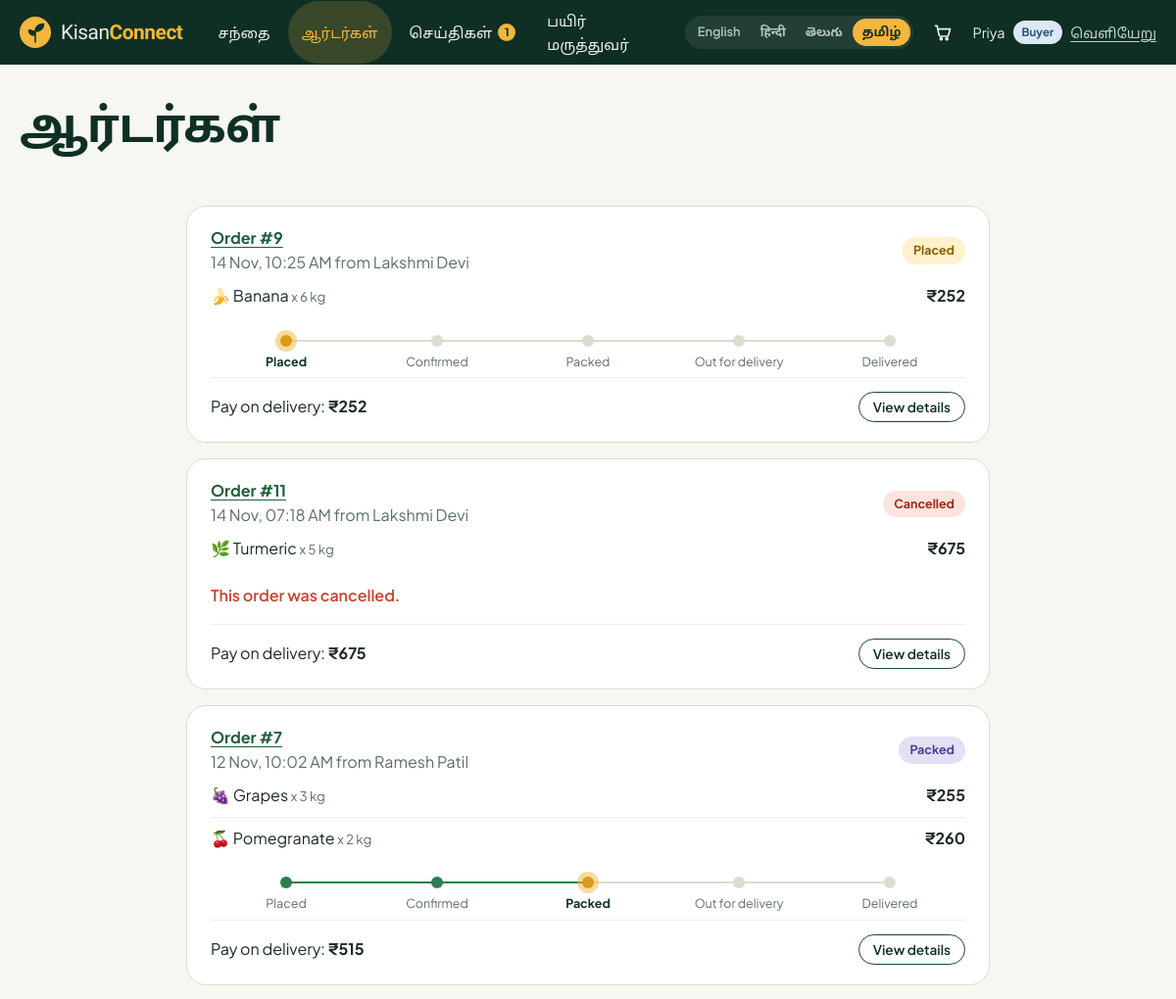
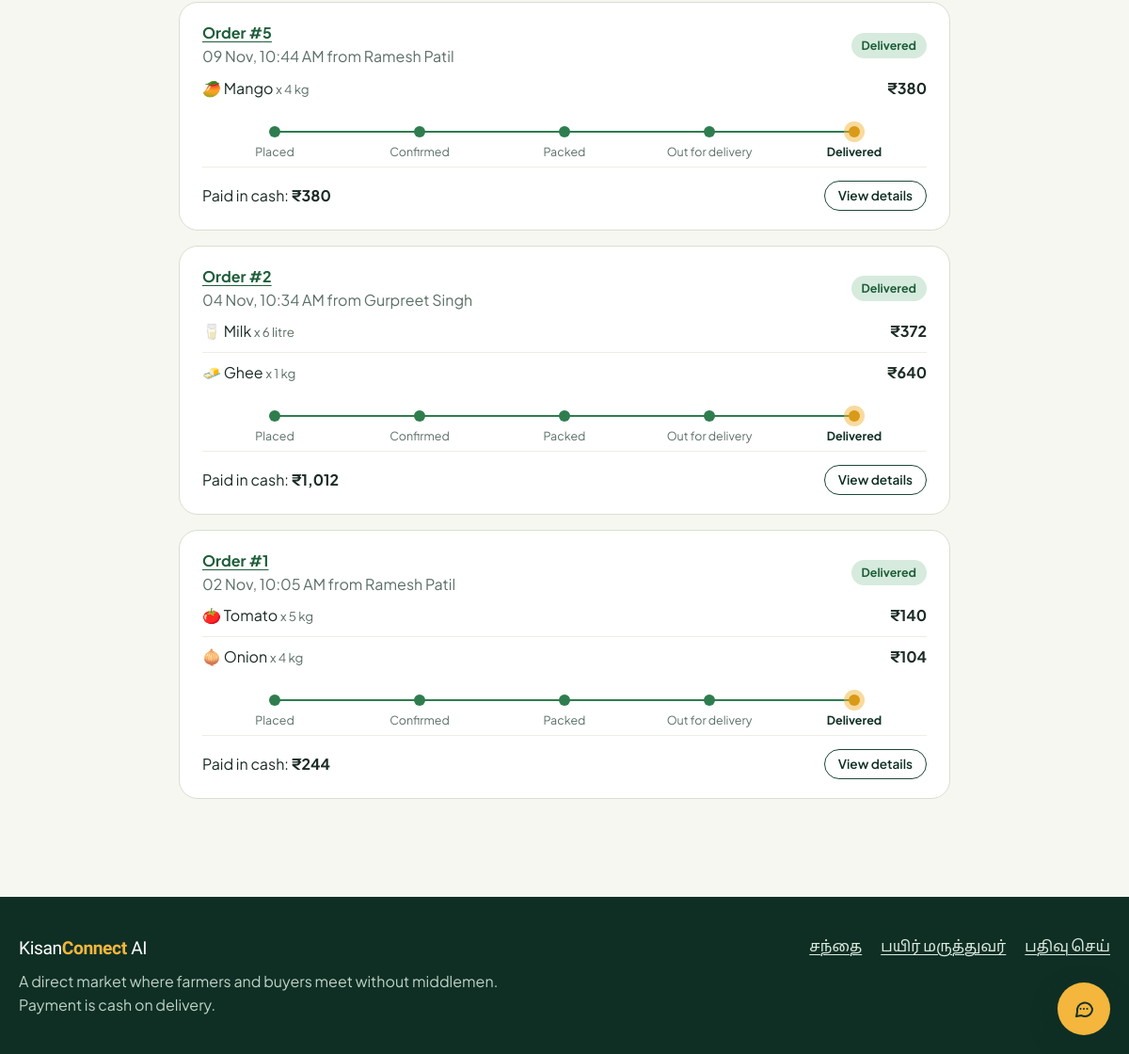
Page /orders (signed in) on the committed database (2 pictures, top to bottom).
### tables this page shows
CREATE TABLE users(
  id INTEGER PRIMARY KEY AUTOINCREMENT,
  username TEXT UNIQUE NOT NULL, password_hash TEXT NOT NULL,
  name TEXT NOT NULL, role TEXT NOT NULL CHECK(role IN ('admin','farmer','buyer')),
  phone TEXT, village TEXT, address TEXT, language TEXT DEFAULT 'en',
  status TEXT NOT NULL DEFAULT 'active', cod_blocked INTEGER NOT NULL DEFAULT 0,
  created_at TEXT NOT NULL);

CREATE TABLE orders(
  id INTEGER PRIMARY KEY AUTOINCREMENT,
  buyer_id INTEGER NOT NULL REFERENCES users(id), seller_id INTEGER NOT NULL REFERENCES users(id),
  total REAL NOT NULL, status TEXT NOT NULL DEFAULT 'Placed',
  payment_method TEXT NOT NULL DEFAULT 'COD', payment_status TEXT NOT NULL DEFAULT 'Pending',
  address TEXT NOT NULL, phone TEXT NOT NULL, note TEXT, created_at TEXT NOT NULL);

CREATE TABLE order_items(
  id INTEGER PRIMARY KEY AUTOINCREMENT,
  order_id INTEGER NOT NULL REFERENCES orders(id), product_id INTEGER NOT NULL REFERENCES products(id),
  name TEXT NOT NULL, emoji TEXT, price REAL NOT NULL, qty INTEGER NOT NULL, unit TEXT NOT NULL);

### app.py (the view)
@app.route("/orders")
@role_required()
def orders():
    rows = q("""SELECT o.*, s.name AS seller_name FROM orders o JOIN users s ON s.id=o.seller_id
                WHERE o.buyer_id=? ORDER BY o.created_at DESC""", (g.user["id"],))
    data = [dict(o=o, lines=order_items_for(o["id"])) for o in rows]
    return render_template("orders.html", data=data)

### app.py (called while the page is built)
def get_db():
    if "db" not in g:
        g.db = sqlite3.connect(DB_PATH)
        g.db.row_factory = sqlite3.Row
        g.db.execute("PRAGMA foreign_keys=ON")
    return g.db

def q(sql, args=(), one=False):
    cur = get_db().execute(sql, args)
    rows = cur.fetchall()
    cur.close()
    if one:
        return rows[0] if rows else None
    return rows

def role_required(*roles):
    def deco(fn):
        @wraps(fn)
        def wrapper(*a, **k):
            if not g.user:
                flash("Log in to continue.", "info")
                return redirect(url_for("login", next=request.path))
            if roles and g.user["role"] != "admin" and g.user["role"] not in roles:
                abort(403)
            return fn(*a, **k)
        return wrapper
    return deco

def csrf_token():
    if "_csrf" not in session:
        session["_csrf"] = secrets.token_hex(16)
    return session["_csrf"]

@app.before_request
def load_user():
    g.user = None
    uid = session.get("uid")
    if uid:
        user = q("SELECT * FROM users WHERE id=?", (uid,), one=True)
        if user and user["status"] != "blocked":
            g.user = user
        else:
            session.pop("uid", None)
    if request.method == "POST":
        token = request.form.get("_csrf") or request.headers.get("X-CSRF-Token", "")
        if not token or not secrets.compare_digest(token, session.get("_csrf", "")):
            abort(400)

@app.context_processor
def inject():
    lang = session.get("lang") or (g.user["language"] if g.user else "en")
    if lang not in LANG_NAMES:
        lang = "en"
    def t(key):
        row = TRANSLATIONS.get(key, {})
        return row.get(lang) or row.get("en") or key
    cart = session.get("cart", {})
    unread = 0
    if g.user:
        unread = q("SELECT COUNT(*) c FROM messages WHERE receiver_id=? AND is_read=0", (g.user["id"],), one=True)["c"]
    return dict(t=t, lang=lang, lang_names=LANG_NAMES, csrf_token=csrf_token, me=g.user,
                cart_count=sum(cart.values()), unread_count=unread, categories=CATEGORIES,
                order_flow=ORDER_FLOW, year=datetime.now().year)

@app.template_filter("inr")
def inr(value):
    try:
        value = float(value or 0)
    except (TypeError, ValueError):
        return "₹0"
    return "₹{:,.0f}".format(value) if value == int(value) or value >= 1000 else "₹{:,.1f}".format(value)

def order_items_for(oid):
    return q("SELECT * FROM order_items WHERE order_id=?", (oid,))

### templates/orders.html (shortened to what this page needs)
{% extends "base.html" %}
{% from "_m.html" import pill, timeline with context %}
{% block content %}
<section class="page-head"><div class="wrap"><h1>{{ t('nav_orders') }}</h1></div></section>
<section class="section tight">
  <div class="wrap narrow">
    {% for d in data %}
    <article class="order-card">
      <header>
        <div><a href="{{ url_for('order_detail', oid=d.o.id) }}"><strong>Order #{{ d.o.id }}</strong></a>
          <span class="muted">{{ d.o.created_at|when }} from {{ d.o.seller_name }}</span></div>
        {{ pill(d.o.status) }}
      </header>
      <ul class="mini-list">
        {% for it in d.lines %}<li><span>{{ it.emoji }} {{ it.name }} <small class="muted">x {{ it.qty }} {{ it.unit }}</small></span><b>{{ (it.price * it.qty)|inr }}</b></li>{% endfor %}
      </ul>
      {{ timeline(d.o.status) }}
      <footer>
        <span>{{ 'Paid in cash' if d.o.payment_status == 'Collected' else 'Pay on delivery' }}: <b>{{ d.o.total|inr }}</b></span>
        <a class="btn btn-outline btn-sm" href="{{ url_for('order_detail', oid=d.o.id) }}">View details</a>
      </footer>
    </article>
    {% else %}
    <div class="empty-state"><h2>No orders yet</h2><p>Your orders and their delivery progress will show here.</p><a class="btn btn-primary" href="{{ url_for('shop') }}">{{ t('cta_shop') }}</a></div>
    {% endfor %}
  </div>
</section>
{% endblock %}

### templates/base.html (shortened to what this page needs)
<!doctype html>
<html lang="{{ lang }}">
<head>
  <link rel="stylesheet" href="{{ url_for('static', filename='css/style.css') }}">
</head>
<body class="{% block bodyclass %}{% endblock %}">
<header class="topbar">
  <div class="wrap topbar-in">
    <a class="brand" href="{{ url_for('landing') }}" aria-label="KisanConnect AI home">
      <span class="brand-name">Kisan<b>Connect</b></span>
    </a>
    <nav class="nav" id="nav" aria-label="Main">
      <a href="{{ url_for('shop') }}" class="{{ 'on' if request.path.startswith('/shop') or request.path.startswith('/product') }}">{{ t('nav_shop') }}</a>
      {% if me %}<a href="{{ url_for('orders') }}" class="{{ 'on' if request.path.startswith('/orders') }}">{{ t('nav_orders') }}</a>
      <a href="{{ url_for('chat') }}" class="{{ 'on' if request.path.startswith('/chat') }}">{{ t('nav_chat') }}{% if unread_count %}<span class="dot-count">{{ unread_count }}</span>{% endif %}</a>{% endif %}
      <a href="{{ url_for('crop_doctor') }}" class="{{ 'on' if request.path.startswith('/ai/crop') }}">{{ t('nav_doctor') }}</a>
    </nav>
    <div class="topbar-tools">
      <div class="lang" role="group" aria-label="Language">
        {% for code, label in lang_names.items() %}
          <a href="{{ url_for('set_lang', code=code, next=request.path) }}" class="{{ 'on' if code == lang }}" hreflang="{{ code }}" lang="{{ code }}">{{ label }}</a>
        {% endfor %}
      </div>
      {% if me %}
        <a class="cart-link" href="{{ url_for('cart') }}" aria-label="{{ t('nav_cart') }}">
          <svg viewBox="0 0 24 24" width="20" height="20" fill="none" stroke="currentColor" stroke-width="2" stroke-linecap="round" stroke-linejoin="round"><path d="M3 4h2l2.4 11.2a2 2 0 0 0 2 1.6h7.6a2 2 0 0 0 2-1.5L21 8H6.2"/><circle cx="10" cy="20" r="1.2"/><circle cx="17" cy="20" r="1.2"/></svg>
        </a>
        <div class="me">
          <span class="me-name">{{ me.name.split(' ')[0] }}</span>
          <span class="role-tag role-{{ me.role }}">{{ me.role }}</span>
          <form method="post" action="{{ url_for('logout') }}"><input type="hidden" name="_csrf" value="{{ csrf_token() }}"><button class="link-btn">{{ t('nav_logout') }}</button></form>
        </div>
      {% else %}
        <a class="btn btn-ghost btn-sm" href="{{ url_for('login') }}">{{ t('nav_login') }}</a>
        <a class="btn btn-primary btn-sm" href="{{ url_for('register') }}">{{ t('nav_register') }}</a>
      {% endif %}
    </div>
  </div>
</header>
{% block body %}<main id="main">{% block content %}{% endblock %}</main>{% endblock %}
<footer class="footer">
  <div class="wrap footer-in">
    <div>
      <span class="brand-name">Kisan<b>Connect</b> AI</span>
      <p>A direct market where farmers and buyers meet without middlemen. Payment is cash on delivery.</p>
    </div>
    <div class="footer-links">
      <a href="{{ url_for('shop') }}">{{ t('nav_shop') }}</a>
      <a href="{{ url_for('crop_doctor') }}">{{ t('nav_doctor') }}</a>
      <a href="{{ url_for('register') }}">{{ t('nav_register') }}</a>
    </div>
  </div>
</footer>
<button class="bot-fab" type="button" data-bot-open aria-label="{{ t('assistant_title') }}" aria-expanded="false" aria-controls="bot">
  <svg viewBox="0 0 24 24" width="24" height="24" fill="none" stroke="currentColor" stroke-width="2" stroke-linecap="round" stroke-linejoin="round" aria-hidden="true"><path d="M21 12a8 8 0 0 1-11.6 7.1L4 20l1-4.6A8 8 0 1 1 21 12z"/><path d="M8.5 12h.01M12 12h.01M15.5 12h.01"/></svg>
</button>
</body>
</html>

### templates/_m.html (shortened to what this page needs)
{% macro pill(s) %}<span class="pill pill-{{ s|replace(' ', '-')|lower }}">{{ s }}</span>{% endmacro %}
{% macro timeline(status) %}
  {% if status == 'Cancelled' %}
    <p class="cancelled-note">This order was cancelled.</p>
  {% else %}
  <ol class="timeline" aria-label="Order progress">
    {% set idx = order_flow.index(status) %}
    {% for s in order_flow %}
      <li class="{{ 'done' if loop.index0 < idx else ('now' if loop.index0 == idx else '') }}"><span></span>{{ s }}</li>
    {% endfor %}
  </ol>
  {% endif %}
{% endmacro %}

### rows in the picture
users: name "Priya", role "Buyer"
orders: o.id "9", o.created_at|when "14 Nov, 10:25 AM", data "Placed", payment_status "Pay on delivery", o.total|inr "₹252"
users: o.seller_name "Lakshmi Devi" "Lakshmi Devi"
order_items: emoji "🍌", name "Banana", qty "6", unit "kg", (it.price*it.qty)|inr "₹252"
orders: o.id "11", o.created_at|when "14 Nov, 07:18 AM", data "Cancelled", payment_status "Pay on delivery", o.total|inr "₹675"
order_items: emoji "🌿", name "Turmeric", qty "5", unit "kg", (it.price*it.qty)|inr "₹675"
orders: o.id "7", o.created_at|when "12 Nov, 10:02 AM", data "Packed", payment_status "Pay on delivery", o.total|inr "₹515"
users: o.seller_name "Ramesh Patil" "Ramesh Patil" "Ramesh Patil"
order_items: emoji "🍇", name "Grapes", qty "3", unit "kg", (it.price*it.qty)|inr "₹255"
order_items: emoji "🍒", name "Pomegranate", qty "2", unit "kg", (it.price*it.qty)|inr "₹260"
orders: o.id "5", o.created_at|when "09 Nov, 10:44 AM", data "Delivered", payment_status "Paid in cash", o.total|inr "₹380"
order_items: emoji "🥭", name "Mango", qty "4", unit "kg", (it.price*it.qty)|inr "₹380"
orders: o.id "2", o.created_at|when "04 Nov, 10:34 AM", data "Delivered", payment_status "Paid in cash", o.total|inr "₹1,012"
users: o.seller_name "Gurpreet Singh"
order_items: emoji "🥛", name "Milk", qty "6", unit "litre", (it.price*it.qty)|inr "₹372"
order_items: emoji "🧈", name "Ghee", qty "1", unit "kg", (it.price*it.qty)|inr "₹640"
orders: o.id "1", o.created_at|when "02 Nov, 10:05 AM", data "Delivered", payment_status "Paid in cash", o.total|inr "₹244"
order_items: emoji "🍅", name "Tomato", qty "5", unit "kg", (it.price*it.qty)|inr "₹140"
order_items: emoji "🧅", name "Onion", qty "4", unit "kg", (it.price*it.qty)|inr "₹104"

### other values in the picture
{{ t('nav_shop') }} "சந்தை"
{{ t('nav_orders') }} "ஆர்டர்கள்"
{{ t('nav_chat') }} "செய்திகள்"
{{ unread_count }} "1"
{{ t('nav_doctor') }} "பயிர் மருத்துவர்"
{{ label }} "English" "हिन्दी" "తెలుగు" "தமிழ்"
{{ t('nav_logout') }} "வெளியேறு"
{{ s }} "Placed" "Confirmed" "Packed" "Out for delivery" "Delivered" "Placed" "Confirmed" "Packed" "Out for delivery" "Delivered" "Placed" "Confirmed" "Packed" "Out for delivery" "Delivered" "Placed" "Confirmed" "Packed" "Out for delivery" "Delivered" "Placed" "Confirmed" "Packed" "Out for delivery" "Delivered"
{{ t('nav_register') }} "பதிவு செய்"
